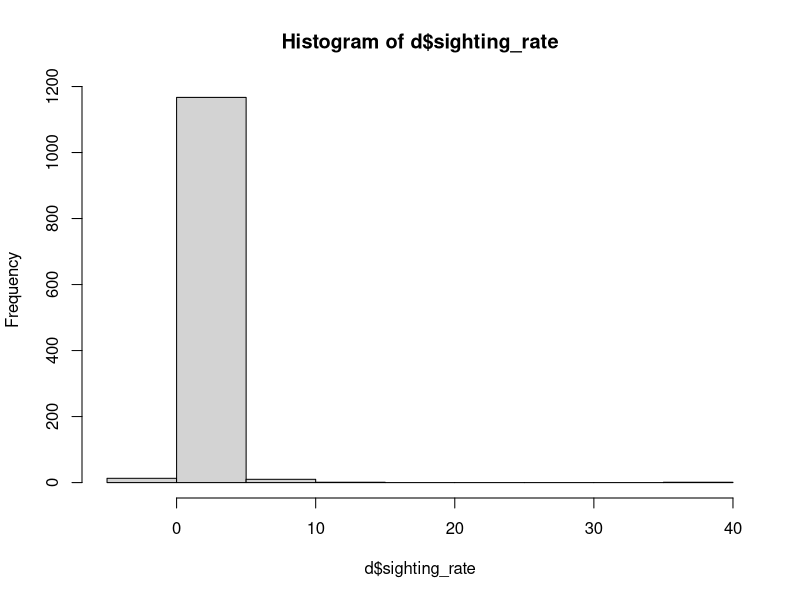
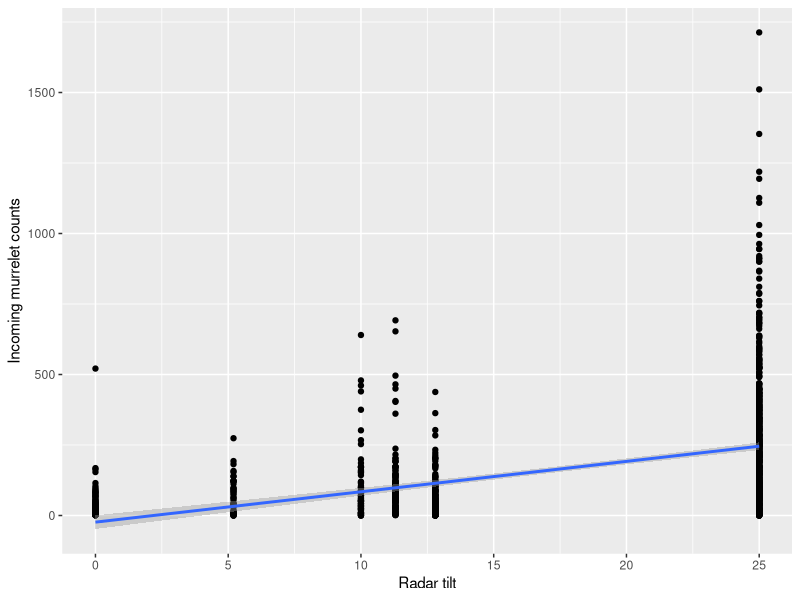

These charts were generated, in order, by the following R code:

## Script to clean and explore Murrelet data

# Sam Walmsley, October 2026
# Princeton University
# sam.walmsley@princeton.edu 

# Dataset from: https://doi.org/10.6084/m9.figshare.25308250


# 0 - Load packages -------------------------------------------------------
library(data.table)
library(ggplot2)


# 1 - Read in data --------------------------------------------------------

# Read in main dataframe
d <- data.table(read.csv('Data/Murrelet-data/mamu-count-data.csv'))
# Read in metadata (if we want to check what columns mean)
m <- read.csv('Data/Murrelet-data/mamu-count-metadata.csv')


# 2 - Data exploration ----------------------------------------------------

# Number of observations by year
d[,.N,by='Year']

# Calculate simple rate
d[,sighting_rate:=MamuMax/SurveyDuration,]
hist(d$sighting_rate)
range(d$sighting_rate, na.rm=TRUE)


# 3 - Data cleaning -------------------------------------------------------

# Check survey times
d[SurveyDuration<0,,]

# Exclude row with erroneous survey time
d <- d[SurveyDuration>=0,,]


# 4 - Making a simple figure ----------------------------------------------

# Association between tilt and incoming counts
g <- ggplot(d, aes(x=Tilt, y=MamuIn)) +
  geom_point() + 
  labs(x='Radar tilt', y='Incoming murrelet counts')+
  geom_smooth(method='lm')



# Saving figure to outputs ------------------------------------------------
png('./Output/Tilt-Figure.png', width=4, height=4, units='in', res=800)
g 
dev.off()
